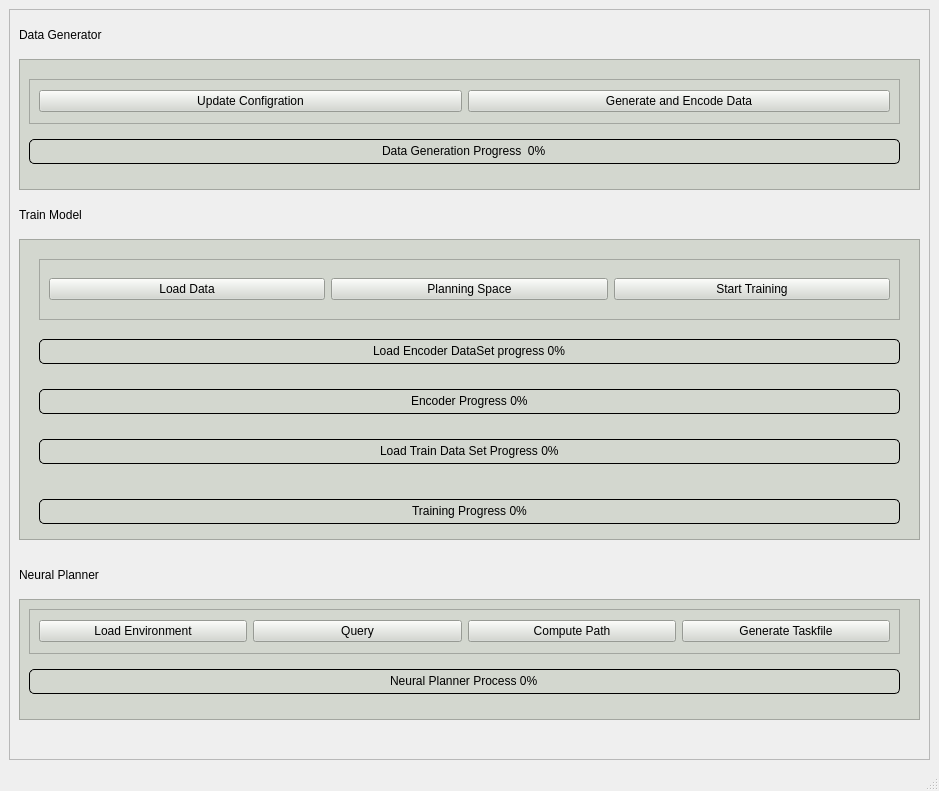
<?xml version="1.0" encoding="UTF-8"?>
<ui version="4.0">
 <class>MainWindow</class>
 <widget class="QMainWindow" name="MainWindow">
  <property name="geometry">
   <rect>
    <x>0</x>
    <y>0</y>
    <width>939</width>
    <height>791</height>
   </rect>
  </property>
  <property name="minimumSize">
   <size>
    <width>939</width>
    <height>791</height>
   </size>
  </property>
  <property name="maximumSize">
   <size>
    <width>939</width>
    <height>791</height>
   </size>
  </property>
  <property name="windowTitle">
   <string>DataSet Generation Tool Interface</string>
  </property>
  <widget class="QWidget" name="centralwidget">
   <layout class="QVBoxLayout" name="verticalLayout_2">
    <item>
     <layout class="QVBoxLayout" name="verticalLayout">
      <item>
       <widget class="QFrame" name="frame">
        <property name="frameShape">
         <enum>QFrame::StyledPanel</enum>
        </property>
        <property name="frameShadow">
         <enum>QFrame::Raised</enum>
        </property>
        <widget class="QFrame" name="frame_4">
         <property name="geometry">
          <rect>
           <x>10</x>
           <y>230</y>
           <width>901</width>
           <height>301</height>
          </rect>
         </property>
         <property name="accessibleName">
          <string>QFEncoder</string>
         </property>
         <property name="styleSheet">
          <string notr="true">background:rgb(211, 215, 207)</string>
         </property>
         <property name="frameShape">
          <enum>QFrame::StyledPanel</enum>
         </property>
         <property name="frameShadow">
          <enum>QFrame::Raised</enum>
         </property>
         <widget class="QProgressBar" name="TrainingDataLoaderPBar">
          <property name="geometry">
           <rect>
            <x>20</x>
            <y>200</y>
            <width>861</width>
            <height>25</height>
           </rect>
          </property>
          <property name="styleSheet">
           <string notr="true">QProgressBar::chunk {
    background-color: rgb(78, 154, 6);
}
QProgressBar {
    border: 1px solid black;
	border-radius: 5px;
    text-align: center;
}</string>
          </property>
          <property name="value">
           <number>0</number>
          </property>
          <property name="format">
           <string>Load Train Data Set Progress %p%</string>
          </property>
         </widget>
         <widget class="QFrame" name="frame_5">
          <property name="geometry">
           <rect>
            <x>20</x>
            <y>20</y>
            <width>861</width>
            <height>61</height>
           </rect>
          </property>
          <property name="frameShape">
           <enum>QFrame::StyledPanel</enum>
          </property>
          <property name="frameShadow">
           <enum>QFrame::Raised</enum>
          </property>
          <layout class="QHBoxLayout" name="horizontalLayout">
           <item>
            <widget class="QPushButton" name="btnLoadData">
             <property name="text">
              <string>Load Data</string>
             </property>
            </widget>
           </item>
           <item>
            <widget class="QPushButton" name="btnPlanningSpace">
             <property name="text">
              <string>Planning Space</string>
             </property>
            </widget>
           </item>
           <item>
            <widget class="QPushButton" name="btnStartTraining">
             <property name="text">
              <string>Start Training</string>
             </property>
            </widget>
           </item>
          </layout>
         </widget>
         <widget class="QProgressBar" name="TrainingProgressBar">
          <property name="geometry">
           <rect>
            <x>20</x>
            <y>260</y>
            <width>861</width>
            <height>25</height>
           </rect>
          </property>
          <property name="styleSheet">
           <string notr="true">QProgressBar::chunk {
    background-color: rgb(78, 154, 6);
}
QProgressBar {
    border: 1px solid black;
	border-radius: 5px;
    text-align: center;
}</string>
          </property>
          <property name="value">
           <number>0</number>
          </property>
          <property name="format">
           <string>Training Progress %p%</string>
          </property>
         </widget>
         <widget class="QProgressBar" name="EncoderDataLoaderPBar">
          <property name="geometry">
           <rect>
            <x>20</x>
            <y>100</y>
            <width>861</width>
            <height>25</height>
           </rect>
          </property>
          <property name="styleSheet">
           <string notr="true">QProgressBar::chunk {
    background-color: rgb(78, 154, 6);
}
QProgressBar {
    border: 1px solid black;
	border-radius: 5px;
    text-align: center;
}</string>
          </property>
          <property name="value">
           <number>0</number>
          </property>
          <property name="format">
           <string>Load Encoder DataSet progress %p%</string>
          </property>
         </widget>
         <widget class="QProgressBar" name="EncodingPBar">
          <property name="geometry">
           <rect>
            <x>20</x>
            <y>150</y>
            <width>861</width>
            <height>25</height>
           </rect>
          </property>
          <property name="styleSheet">
           <string notr="true">QProgressBar::chunk {
    background-color: rgb(78, 154, 6);
}
QProgressBar {
    border: 1px solid black;
	border-radius: 5px;
    text-align: center;
}</string>
          </property>
          <property name="value">
           <number>0</number>
          </property>
          <property name="format">
           <string>Encoder Progress %p%</string>
          </property>
         </widget>
        </widget>
        <widget class="QLabel" name="label_6">
         <property name="geometry">
          <rect>
           <x>10</x>
           <y>190</y>
           <width>261</width>
           <height>31</height>
          </rect>
         </property>
         <property name="styleSheet">
          <string notr="true">color:rgb(0, 0, 0);
font: 75 bold 20pt &quot;Ubuntu&quot;;
</string>
         </property>
         <property name="text">
          <string>Train Model</string>
         </property>
        </widget>
        <widget class="QLabel" name="label_7">
         <property name="geometry">
          <rect>
           <x>10</x>
           <y>550</y>
           <width>201</width>
           <height>31</height>
          </rect>
         </property>
         <property name="styleSheet">
          <string notr="true">color:rgb(0, 0, 0);
font: 75 bold 20pt &quot;Ubuntu&quot;;</string>
         </property>
         <property name="text">
          <string>Neural Planner</string>
         </property>
        </widget>
        <widget class="QFrame" name="frame_9">
         <property name="geometry">
          <rect>
           <x>10</x>
           <y>50</y>
           <width>901</width>
           <height>131</height>
          </rect>
         </property>
         <property name="accessibleName">
          <string>QFTrainer</string>
         </property>
         <property name="styleSheet">
          <string notr="true">background:rgb(211, 215, 207)</string>
         </property>
         <property name="frameShape">
          <enum>QFrame::StyledPanel</enum>
         </property>
         <property name="frameShadow">
          <enum>QFrame::Raised</enum>
         </property>
         <widget class="QFrame" name="frame_10">
          <property name="geometry">
           <rect>
            <x>10</x>
            <y>20</y>
            <width>871</width>
            <height>45</height>
           </rect>
          </property>
          <property name="frameShape">
           <enum>QFrame::StyledPanel</enum>
          </property>
          <property name="frameShadow">
           <enum>QFrame::Raised</enum>
          </property>
          <layout class="QHBoxLayout" name="horizontalLayout_5">
           <item>
            <widget class="QPushButton" name="btnUpdateConfigration">
             <property name="text">
              <string>Update Configration</string>
             </property>
            </widget>
           </item>
           <item>
            <widget class="QPushButton" name="btnGenerateData">
             <property name="text">
              <string>Generate and Encode Data</string>
             </property>
            </widget>
           </item>
          </layout>
         </widget>
         <widget class="QProgressBar" name="datageneratorPBar">
          <property name="geometry">
           <rect>
            <x>10</x>
            <y>80</y>
            <width>871</width>
            <height>25</height>
           </rect>
          </property>
          <property name="styleSheet">
           <string notr="true">QProgressBar::chunk {
    background-color: rgb(78, 154, 6);
}
QProgressBar {
    border: 1px solid black;
	border-radius: 5px;
    text-align: center;
}</string>
          </property>
          <property name="value">
           <number>0</number>
          </property>
          <property name="format">
           <string>Data Generation Progress  %p%</string>
          </property>
         </widget>
        </widget>
        <widget class="QLabel" name="label_8">
         <property name="geometry">
          <rect>
           <x>10</x>
           <y>10</y>
           <width>221</width>
           <height>31</height>
          </rect>
         </property>
         <property name="styleSheet">
          <string notr="true">color:rgb(0, 0, 0);
font: 75 bold 20pt &quot;Ubuntu&quot;;</string>
         </property>
         <property name="text">
          <string>Data Generator</string>
         </property>
        </widget>
        <widget class="QFrame" name="frame_7">
         <property name="geometry">
          <rect>
           <x>10</x>
           <y>590</y>
           <width>901</width>
           <height>121</height>
          </rect>
         </property>
         <property name="accessibleName">
          <string>QFTrainer</string>
         </property>
         <property name="styleSheet">
          <string notr="true">background:rgb(211, 215, 207)</string>
         </property>
         <property name="frameShape">
          <enum>QFrame::StyledPanel</enum>
         </property>
         <property name="frameShadow">
          <enum>QFrame::Raised</enum>
         </property>
         <widget class="QFrame" name="frame_8">
          <property name="geometry">
           <rect>
            <x>10</x>
            <y>10</y>
            <width>871</width>
            <height>45</height>
           </rect>
          </property>
          <property name="frameShape">
           <enum>QFrame::StyledPanel</enum>
          </property>
          <property name="frameShadow">
           <enum>QFrame::Raised</enum>
          </property>
          <layout class="QHBoxLayout" name="horizontalLayout_4">
           <item>
            <widget class="QPushButton" name="btnLoadEnvironment">
             <property name="text">
              <string>Load Environment</string>
             </property>
            </widget>
           </item>
           <item>
            <widget class="QPushButton" name="btnQuery">
             <property name="toolTip">
              <string>&lt;!DOCTYPE HTML PUBLIC &quot;-//W3C//DTD HTML 4.0//EN&quot; &quot;http://www.w3.org/TR/REC-html40/strict.dtd&quot;&gt;
&lt;html&gt;&lt;head&gt;&lt;meta name=&quot;qrichtext&quot; content=&quot;1&quot; /&gt;&lt;style type=&quot;text/css&quot;&gt;
p, li { white-space: pre-wrap; }
&lt;/style&gt;&lt;/head&gt;&lt;body style=&quot; font-family:'Ubuntu'; font-size:11pt; font-weight:400; font-style:normal;&quot;&gt;
&lt;p style=&quot; margin-top:0px; margin-bottom:0px; margin-left:0px; margin-right:0px; -qt-block-indent:0; text-indent:0px;&quot;&gt;&lt;span style=&quot; font-weight:600; font-style:italic; color:#a40000;&quot;&gt;Configure number of paths and environments&lt;/span&gt;&lt;/p&gt;&lt;/body&gt;&lt;/html&gt;</string>
             </property>
             <property name="text">
              <string>Query</string>
             </property>
            </widget>
           </item>
           <item>
            <widget class="QPushButton" name="btnComputePath">
             <property name="text">
              <string>Compute Path</string>
             </property>
            </widget>
           </item>
           <item>
            <widget class="QPushButton" name="btnGenerateTaskFile">
             <property name="text">
              <string>Generate Taskfile</string>
             </property>
            </widget>
           </item>
          </layout>
         </widget>
         <widget class="QProgressBar" name="NeuralPlannerPBar">
          <property name="geometry">
           <rect>
            <x>10</x>
            <y>70</y>
            <width>871</width>
            <height>25</height>
           </rect>
          </property>
          <property name="styleSheet">
           <string notr="true">QProgressBar::chunk {
    background-color: rgb(78, 154, 6);
}
QProgressBar {
    border: 1px solid black;
	border-radius: 5px;
    text-align: center;
}</string>
          </property>
          <property name="value">
           <number>0</number>
          </property>
          <property name="format">
           <string>Neural Planner Process %p%</string>
          </property>
         </widget>
        </widget>
       </widget>
      </item>
     </layout>
    </item>
   </layout>
  </widget>
  <widget class="QStatusBar" name="statusbar"/>
  <action name="actionClick">
   <property name="text">
    <string>Click</string>
   </property>
   <property name="toolTip">
    <string>on click</string>
   </property>
   <property name="shortcut">
    <string>Ctrl+L</string>
   </property>
  </action>
 </widget>
 <resources/>
 <connections/>
</ui>
